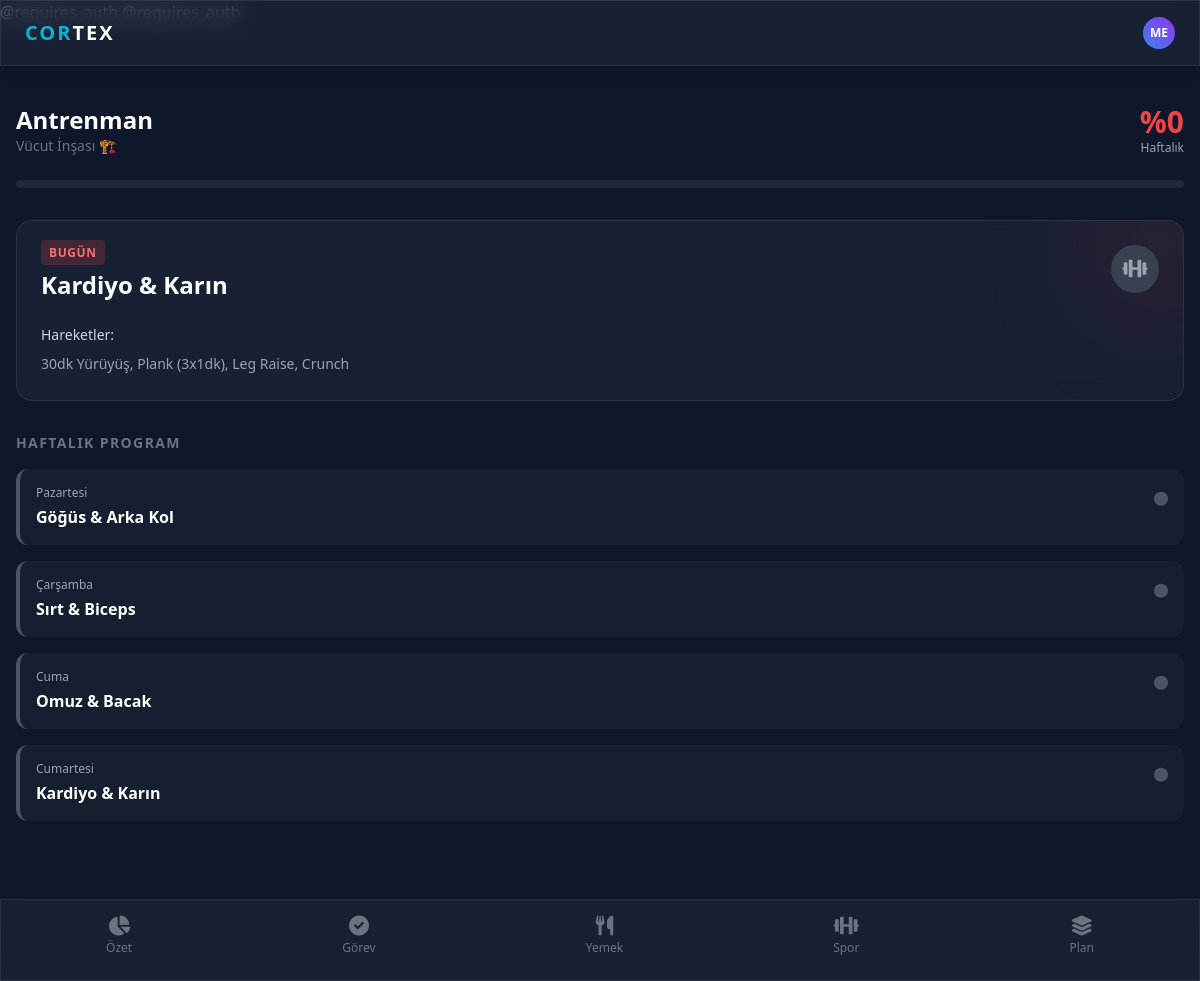
The page /sports on the database its author committed.
### tables this page shows
CREATE TABLE workouts (
        id INTEGER PRIMARY KEY AUTOINCREMENT,
        gun_adi TEXT,
        bolge TEXT,
        hareketler TEXT,
        durum INTEGER DEFAULT 0
    );

### app.py (the view, shortened to what this page needs)
@app.route('/sports', methods=['GET', 'POST'])
def sports():
    conn = get_db_connection()
    program = conn.execute('SELECT * FROM workouts').fetchall()
    tamamlanan = sum(1 for p in program if p['durum'] == 1)
    toplam_gun = len(program)
    yuzde = int((tamamlanan / toplam_gun) * 100)
    gunler = {0: 'Pazartesi', 1: 'Salı', 2: 'Çarşamba', 3: 'Perşembe', 4: 'Cuma', 5: 'Cumartesi', 6: 'Pazar'}
    bugun_isim = gunler[datetime.now().weekday()]
    conn.close()
    return render_template('sports.html', program=program, yuzde=yuzde, bugun_isim=bugun_isim)

### app.py (called while the page is built)
def get_db_connection():
    conn = sqlite3.connect(DB_NAME)
    conn.row_factory = sqlite3.Row
    return conn

### templates/sports.html (shortened to what this page needs)
{% extends "layout.html" %}
{% block content %}
<div class="mb-6 flex justify-between items-end">
    <div>
        <h2 class="text-2xl font-bold text-white">Antrenman</h2>
        <p class="text-gray-500 text-sm">Vücut İnşası 🏗️</p>
    </div>
    <div class="text-right">
        <span class="text-3xl font-bold text-red-500">%{{ yuzde }}</span>
        <p class="text-xs text-gray-400">Haftalık</p>
    </div>
</div>
<div class="w-full bg-gray-800 rounded-full h-2 mb-8">
</div>
{% set bugun_antrenmani = namespace(found=False) %}
{% for p in program %}
    {% if p['gun_adi'] == bugun_isim %}
        {% set bugun_antrenmani.found = True %}
        <div class="glass p-6 rounded-2xl mb-8 border border-red-500/30 relative overflow-hidden group">
            <div class="flex justify-between items-start mb-4 relative z-10">
                <div>
                    <span class="bg-red-500/20 text-red-400 text-xs font-bold px-2 py-1 rounded uppercase tracking-wider">Bugün</span>
                    <h3 class="text-2xl font-bold text-white mt-2">{{ p['bolge'] }}</h3>
                </div>
                <form method="POST">
                    <button type="submit" class="w-12 h-12 rounded-full flex items-center justify-center transition-all {{ 'bg-red-600 text-white shadow-lg shadow-red-600/50' if p['durum'] == 1 else 'bg-gray-700 text-gray-400 hover:bg-gray-600' }}">
                        <i class="fas fa-dumbbell text-xl"></i>
                    </button>
                </form>
            </div>
            <div class="space-y-2 relative z-10">
                <p class="text-gray-300 text-sm font-medium">Hareketler:</p>
                <p class="text-gray-400 text-sm leading-relaxed">{{ p['hareketler'] }}</p>
            </div>
        </div>
    {% endif %}
{% endfor %}
<h3 class="text-sm font-bold text-gray-500 mb-4 uppercase tracking-widest">Haftalık Program</h3>
<div class="space-y-4 pb-20">
    {% for p in program %}
    <div class="bg-gray-800/50 p-4 rounded-xl flex items-center justify-between border-l-4 {{ 'border-red-500' if p['durum'] == 1 else 'border-gray-600' }}">
        <div>
            <p class="text-xs text-gray-400 mb-1">{{ p['gun_adi'] }}</p>
            <p class="font-bold {{ 'text-gray-500 line-through' if p['durum'] == 1 else 'text-white' }}">{{ p['bolge'] }}</p>
        </div>
        <form method="POST">
            <button class="text-sm {{ 'text-red-400' if p['durum'] == 1 else 'text-gray-600 hover:text-white' }}">
                <i class="fas {{ 'fa-check-circle text-xl' if p['durum'] == 1 else 'fa-circle' }}"></i>
            </button>
        </form>
    </div>
    {% endfor %}
</div>
{% endblock %}

### templates/layout.html (shortened to what this page needs)
<!DOCTYPE html>@requires_auth
<html lang="tr">
<head>
    <script src="https://cdn.tailwindcss.com"></script>
    <link href="https://cdnjs.cloudflare.com/ajax/libs/font-awesome/6.0.0/css/all.min.css" rel="stylesheet">
</head>
<body class="font-sans antialiased">
    <div class="fixed top-0 w-full z-50 glass px-6 py-4 flex justify-between items-center shadow-lg">
        <h1 class="text-xl font-bold tracking-widest text-cyan-500">COR<span class="text-white">TEX</span></h1>
        <div class="w-8 h-8 rounded-full bg-gradient-to-tr from-blue-500 to-purple-600 flex items-center justify-center font-bold text-xs">ME</div>
    </div>
    <div class="mt-20 px-4">
        {% block content %}{% endblock %}
    </div>
    <div class="fixed bottom-0 w-full glass border-t border-gray-800 flex justify-around py-4 pb-6 z-50 text-gray-500 text-xs font-medium">
        <a href="/" class="flex flex-col items-center hover:text-blue-400 {{ 'text-blue-500' if request.path == '/' else '' }}">
            <i class="fas fa-chart-pie text-xl mb-1"></i>
            <span>Özet</span>
        </a>
        <a href="/todo" class="flex flex-col items-center hover:text-blue-400 {{ 'text-blue-500' if request.path == '/todo' else '' }}">
            <i class="fas fa-check-circle text-xl mb-1"></i>
            <span>Görev</span>
        </a>
        <a href="/nutrition" class="flex flex-col items-center hover:text-blue-400">
            <i class="fas fa-utensils text-xl mb-1"></i>
            <span>Yemek</span>
        </a>
        <a href="/sports" class="flex flex-col items-center hover:text-blue-400">
            <i class="fas fa-dumbbell text-xl mb-1"></i>
            <span>Spor</span>
        </a>
        <a href="/roadmap" class="flex flex-col items-center hover:text-blue-400">
            <i class="fas fa-layer-group text-xl mb-1"></i>
            <span>Plan</span>
        </a>
    </div>
</body>
</html>

### templates/layout.html (style rules this page uses)
body { background-color: #0f172a; color: #fff; padding-bottom: 80px; }
.glass { background: rgba(30, 41, 59, 0.6); backdrop-filter: blur(12px); border: 1px solid rgba(255, 255, 255, 0.08); }

### rows shown on the page
workouts: bolge "Kardiyo & Karın", hareketler "30dk Yürüyüş, Plank (3x1dk), Leg Raise, Crunch", gun_adi "Cumartesi", durum 0 (drawn)
workouts: gun_adi "Pazartesi", bolge "Göğüs & Arka Kol", durum 0 (drawn)
workouts: gun_adi "Çarşamba", bolge "Sırt & Biceps", durum 0 (drawn)
workouts: gun_adi "Cuma", bolge "Omuz & Bacak", durum 0 (drawn)

### other values the page prints
{{ yuzde }} "0"
